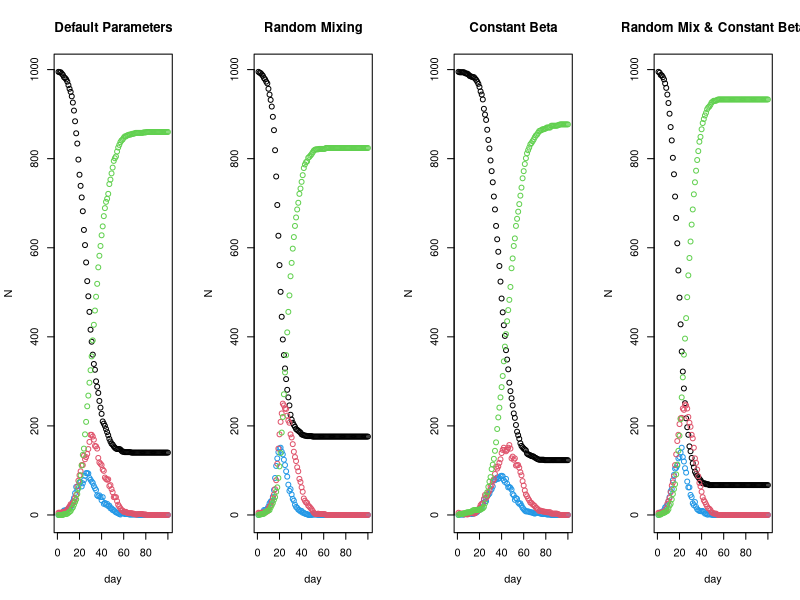

The R script that drew this image:
# Jackson Cramer (s2274544), Maximillian McCourt (s2145762), Natalia Montalvo Cabornero (s1969053)

# Exercise 1
n <- 1000
h_max <- 5

# works as expected, truncating may be inefficient
h <- rep(1:n, sample(1:h_max, n, replace=TRUE))[1:n] |> sample()
h


# Exercise 2

beta <- runif(n, 0, 1) # assign random sociability parameters
nc <- 15 # average no. contacts per person


# WE NEED TO ADJUST THIS FUNCTION TO MAKE IT SINGLE-LOOP

# Looped version of get.net
get.net_loop <- function(beta,h,nc=15){
    # initialise empty contact list with n entries
    contacts <- vector("list", n)
    # Loop through each pair of individuals
    for (i in 1:(n-1)){
        for (j in (i+1):n){
            # if they are not in the same household
            if (h[i] != h[j]){
                # find probability of contact between person i and j
                prob_beta_ij <- (nc*beta[i]*beta[j])/(mean(beta)**2 * (n-1))
                # if a contact occurs, add each person to the others contact list
                if (sample(c(0,1), size=1, prob=c(1-prob_beta_ij, prob_beta_ij)) == 1){
                    contacts[[i]] <- c(contacts[[i]], j)
                    contacts[[j]] <- c(contacts[[j]], i)
                }
            }
        }
    }
    return(contacts)
}

alink <- get.net_loop(beta,h,nc)
print(alink)


# One looped version of get.net
get.net_loop <- function(beta,h,nc=15){
  n_beta <- length(beta) # !! notice how I am not referring to global variable n (like was done before)
  # initialise empty contact list with n entries
  contacts <- vector("list", n_beta)
  pairs <- combn(n_beta, 2)  # generates all possible combinations of (i, j) pairs
  # Loop through each pair of combinations
  for (k in 1:ncol(pairs)){
    i <- pairs[1, k]
    j <- pairs[2, k]
    # if they are not in the same household
    if (h[i] != h[j]){
      prob_beta_ij <- (nc * beta[i] * beta[j]) / (mean(beta)^2 * (n_beta - 1))
      if (sample(c(0,1), size=1, prob=c(1 - prob_beta_ij, prob_beta_ij)) == 1){
        contacts[[i]] <- c(contacts[[i]], j)
        contacts[[j]] <- c(contacts[[j]], i)
      }
    }
  }
  
  return(contacts)
}




# Vectorised version of get.net_vec
get.net_vec <- function(beta,h,nc=15){
    # lets collect all unique combinations of people i and j
    pairs <- t(combn(n, 2))
    # find all combinations where person i lives in the same household as person j
    h_matching <- h[pairs[,1]] == h[pairs[,2]]
    # we then remove all combinations where person i lives in the same household as person j
    pairs <- pairs[!h_matching,, drop=FALSE]
    # all probabilities of contact between person i and j
    probs_ij <- (nc*beta[pairs[,1]]*beta[pairs[,2]])/(mean(beta)**2 * (n-1))
    # now use probs_ij to generate all contacts between people 1 to n
    links <- rbinom(length(probs_ij), 1, probs_ij) == 1
    # we keep only the pairs that have a link from links
    pairs <- pairs[links,, drop=FALSE]
    # initialise empty contact list with n entries
    contacts <- vector("list", n)
    
    # Populate contact list with links for each person from 1 to n
    for (k in seq_len(nrow(pairs))) {
        contacts[[pairs[k, 1]]] <- c(contacts[[pairs[k, 1]]], pairs[k, 2])
        contacts[[pairs[k, 2]]] <- c(contacts[[pairs[k, 2]]], pairs[k, 1])
    }
    return(contacts)
}






# can also use rbinom(1,1, prob=prob_beta_ij) instead of sampling

# SEIR Model

nseir_old <- function(beta,h,alink,alpha=c(.1,.01,.01),delta=.2,gamma=.4,nc=15, nt = 100,pinf = .005){
    # Our SEIR, t data
    # Using S=0, E=1, I=2, R=3 structure
    n <- length(beta)
    # defining alphas
    alpha_h <- alpha[1]
    alpha_c <- alpha[2]
    alpha_r <- alpha[3]
    # total population
    x <- rep(0, n)
    # initialise infected individuals at random
    x[sample(1:n, round(n*pinf))] <- 2
    # initialise SEIR counts
    S <- E <- I <- R <- rep(0,nt)
    S[1] <- sum(x == 0)
    I[1] <- sum(x == 2)
    # loop over days
    for (t in 2:nt){
        u <- runif(n)
        x[x==2 & u<delta] <- 3 # infected to recovered
        x[x==1 & u<gamma] <- 2 # exposed to infected
        # susceptible to exposed
        current_I <- which(x==2)
        for (i in current_I){
            # random mixing daily probability
            r_prob <- (alpha_r*nc*beta[i]*beta)/(mean(beta)**2 * (n - 1))
            x[x==0 & u<r_prob] <- 1
            # household mixing daily probability 
            # if x is susceptible, and in same household as i, and random number less than alpha_h probability
            household <- which(h==h[i] & x==0)
            x[household[u[household] < alpha_h]] <- 1
            # contacts mixing daily probability
            # if x is susceptible, and in contact list of i, and random number less than alpha_c probability
            contacts_i <- alink[[i]]
            x[contacts_i[x[contacts_i] == 0 & u[contacts_i] < alpha_c]] <- 1
            # count of SEIR population
        }
        S[t] <- sum(x==0); E[t] <- sum(x==1); I[t] <- sum(x==2); R[t] <- sum(x==3)
    }
    return(list(S=S,E=E,I=I,R=R,t=1:nt))
}



nseir <- function(beta,h,alink,alpha=c(.1,.01,.01),delta=.2,gamma=.4,nc=15, nt = 100,pinf = .005){
  # Our SEIR, t data
  # Using S=0, E=1, I=2, R=3 structure
  n <- length(beta)
  # defining alphas
  alpha_h <- alpha[1]
  alpha_c <- alpha[2]
  alpha_r <- alpha[3]
  # total population
  x <- rep(0, n)
  # initialise infected individuals at random
  x[sample(n, max(1,round(n*pinf)))] <- 2 # use max() to ensure at least 1 person starts as infected
  # initialise SEIR counts
  S <- E <- I <- R <- rep(0,nt)
  S[1] <- sum(x == 0)
  I[1] <- sum(x == 2)
  # loop over days
  for (t in 2:nt){
    u <- runif(n)
    x[x==2 & u<delta] <- 3 # infected to recovered
    x[x==1 & u<gamma] <- 2 # exposed to infected
    susceptible <- which(x==0) # initialize those susceptible to infection
    # susceptible to exposed
    current_I <- which(x==2)
    for (i in current_I){
      u_hc <- runif(n)
      # if x is susceptible, and in same household as i, and random number less than alpha_h probability
      household <- which(h==h[i] & x==0)
      x[household[u_hc[household] < alpha_h]] <- 1
      # contacts mixing daily probability
      # if x is susceptible, and in contact list of i, and random number less than alpha_c probability
      contacts_i <- alink[[i]]
      x[contacts_i[x[contacts_i] == 0 & u_hc[contacts_i] < alpha_c]] <- 1
      # random mixing daily probability
      u_rm <- runif(n)
      r_prob <- alpha_r*nc*beta[i]*beta[susceptible]/(mean(beta)^2 * (n - 1))
      infected <- susceptible[u_rm[susceptible] < r_prob]
      x[infected] <- 1
      # count of SEIR population
    }
    S[t] <- sum(x==0)
    E[t] <- sum(x==1)
    I[t] <- sum(x==2)
    R[t] <- sum(x==3)
  }
  return(list(S=S,E=E,I=I,R=R,t=1:nt))
}







system.time(epi <- nseir(beta,h,alink))
# function operates correctly, runs in about 8.5 seconds with n=10,000.


# Exercise 4

plot_dynamics = function(pop_states, title=""){
  # plot number of people in each group over time
  plot(pop_states$S,ylim=c(0,max(epi$S)),xlab="day", ylab="N", main=title) # S black
  points(pop_states$E, col=4)
  points(pop_states$I, col=2)
  points(pop_states$R, col=3)
}


# Exercise 5

# default parameters
def_params = nseir(beta,h,alink)

# remove household and regular network structure
random_mixing = nseir(beta, h, alink, alpha=c(0,0,.04))

# beta vector set to contain average of previous veta for every element
avg_beta = 1:length(beta)
avg_beta[1:length(avg_beta)] = mean(beta)
constant_beta = nseir(avg_beta,h,alink)

# constant beta and random mixing
random_mix_constant_beta = nseir(avg_beta,h,alink, alpha=c(0,0,.04))

# plot all four scenarios side by side
par(mfcol=c(1,4))
titles <- c("Default Parameters", "Random Mixing", "Constant Beta", "Random Mix & Constant Beta")
plots <- list(def_params, random_mixing, constant_beta, random_mix_constant_beta)
for (i in seq_along(plots)) {
  plot_dynamics(plots[[i]], titles[i])
}


